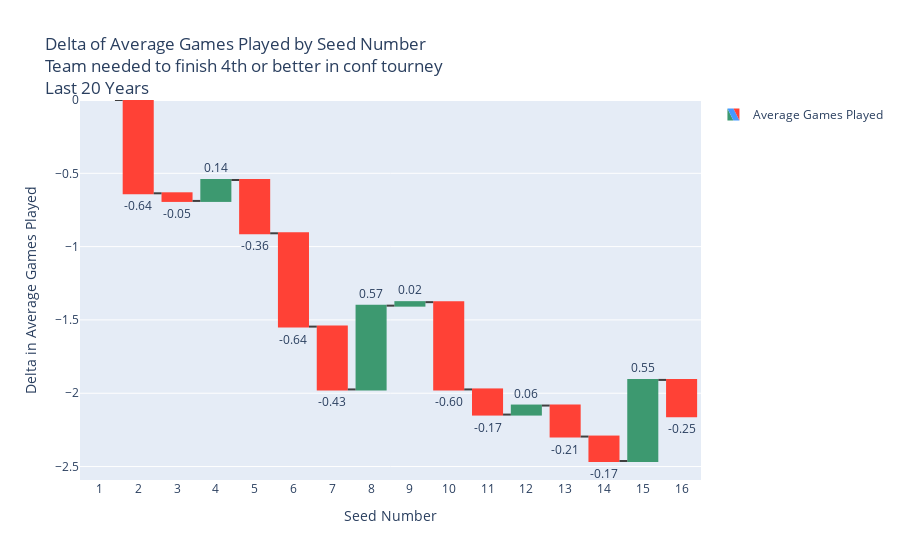

The code cell stored with this chart in its notebook:
### Code cell
import plotly.graph_objects as go
import numpy as np
df = top8conftourneyResults
df = df[df['ConfTournamentPlace']!="Quarterfinalist"]

# Assuming 'df' is your DataFrame with detailed game records, including SeedNum
# Calculate the average games played for each SeedNum
avg_games_played_by_seed = df.groupby('SeedNum').agg(
    GamesPlayed=pd.NamedAgg(column='GamesPlayed', aggfunc='mean'),
    Count=pd.NamedAgg(column='GamesPlayed', aggfunc='count')  # Counting records per SeedNum
).reset_index()


# Sort the DataFrame by SeedNum to ensure the order is correct
avg_games_played_by_seed = avg_games_played_by_seed.sort_values(by='SeedNum')

# Calculate the deltas for the waterfall chart
# For the waterfall chart, the first delta is the average games played by the 1 seed
# Subsequent deltas are the changes from one seed to the next
deltas = np.diff(avg_games_played_by_seed['GamesPlayed'], prepend=avg_games_played_by_seed['GamesPlayed'].iloc[0])

# Adjust the measures array for the waterfall chart
measures = ['relative'] * len(deltas)
measures[0] = 'absolute'  # The first value is the starting point (absolute)

# Text for the annotations
text_values = [f"{delta:.2f}" if i != 0 else f"{avg_games_played_by_seed['GamesPlayed'].iloc[0]:.2f}" for i, delta in enumerate(deltas)]

# Create the waterfall chart
fig = go.Figure(go.Waterfall(
    name="Average Games Played",
    orientation="v",
    measure=measures,
    x=avg_games_played_by_seed['SeedNum'].astype(str).tolist(),
    textposition="outside",
    text=text_values,
    y=deltas,
    connector={"line":{"color":"rgb(63, 63, 63)"}},
))

fig.update_layout(
    title="Delta of Average Games Played by Seed Number <br>Team needed to finish 4th or better in conf tourney<br>Last 20 Years",
    xaxis_title="Seed Number",
    yaxis_title="Delta in Average Games Played",
    showlegend=True
)

fig.show()
print(avg_games_played_by_seed)

### Figure 1 — Plotly figure (JSON) as saved in the notebook; plotly's stock layout.template omitted (floating-point values rounded to 4 significant figures)
{"data": [{"connector": {"line": {"color": "rgb(63, 63, 63)"}}, "measure": ["absolute", "relative", "relative", "relative", "relative", "relative", "relative", "relative", "relative", "relative", "relative", "relative", "relative", "relative", "relative", "relative"], "name": "Average Games Played", "orientation": "v", "text": ["3.55", "-0.64", "-0.05", "0.14", "-0.36", "-0.64", "-0.43", "0.57", "0.02", "-0.60", "-0.17", "0.06", "-0.21", "-0.17", "0.55", "-0.25"], "textposition": "outside", "type": "waterfall", "x": ["1", "2", "3", "4", "5", "6", "7", "8", "9", "10", "11", "12", "13", "14", "15", "16"], "y": [0, -0.6364, -0.05195, 0.1429, -0.3636, -0.6364, -0.4286, 0.5714, 0.02381, -0.5952, -0.1714, 0.06154, -0.2115, -0.1667, 0.553, -0.2475]}], "layout": {"showlegend": true, "title": {"text": "Delta of Average Games Played by Seed Number <br>Team needed to finish 4th or better in conf tourney<br>Last 20 Years"}, "xaxis": {"title": {"text": "Seed Number"}}, "yaxis": {"title": {"text": "Delta in Average Games Played"}}}}
